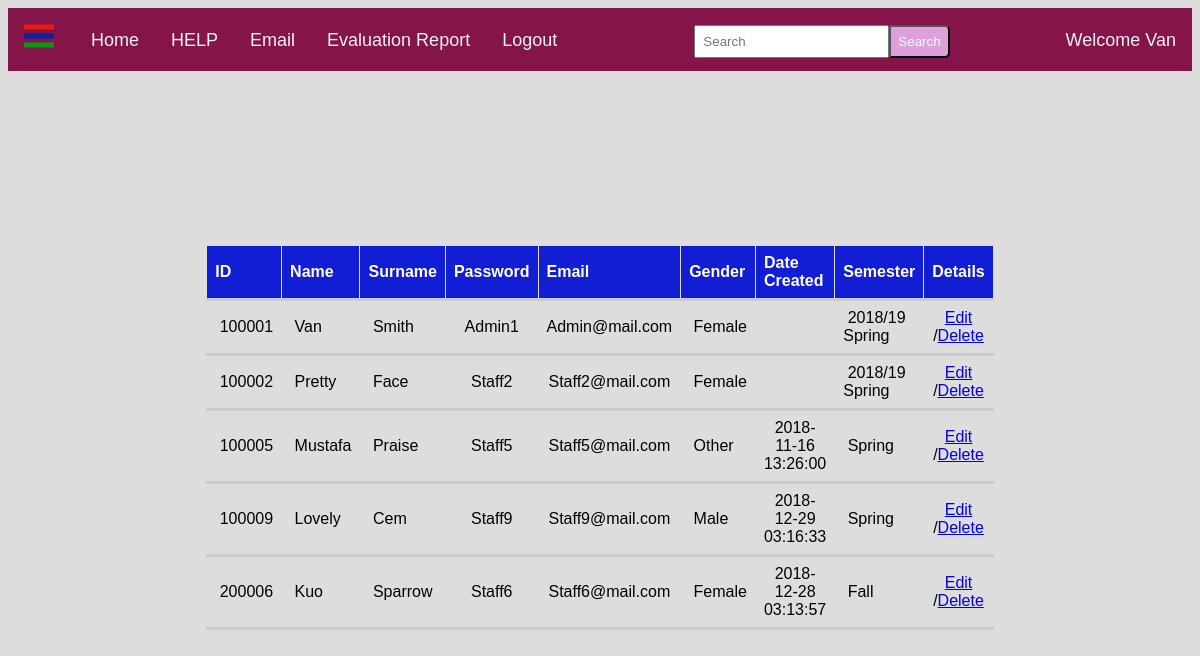
Page /com_memb_Details.php (signed in) on the committed database.
### tables this page shows
CREATE TABLE IF NOT EXISTS `staff` (
  `id` varchar(50) NOT NULL,
  `name` varchar(50) NOT NULL,
  `surname` varchar(50) NOT NULL,
  `password` varchar(50) NOT NULL,
  `gender` varchar(50) NOT NULL,
  `email` varchar(50) NOT NULL,
  `user_type` varchar(50) NOT NULL DEFAULT 'staff',
  `role` varchar(100) DEFAULT NULL,
  `course_code` varchar(50) DEFAULT 'itec403',
  `semester` varchar(50) DEFAULT NULL,
  `adv_count` varchar(250) DEFAULT NULL,
  `date_time` datetime DEFAULT NULL,
  PRIMARY KEY (`id`)
);

### com_memb_Details.php (the view, shortened to what this page needs)
<?php
if(!isset($_SESSION['user_id']))
	{
      header("location: login.php");
	}
elseif($_SESSION['user_type']!="admin")
	{
		echo "<script>
	alert('you are not an administrator');
	window.location.href='login.php';
	</script>";
	}
else
	{
		$id=$_SESSION['user_id'];
	}
?>
    <?php
	require_once "functions.php";
	require_once "dbconnect.php";
?>
<html>
<head>
  <link rel="stylesheet" href="style1.css">
</head>
<body>
  <nav class="nav_bar">
    <span class="open-slide">
      <a href="#" onclick="openSlideMenu()">
        <svg width="35" height="35">
            <path d="M0,5 30,5" stroke="#f01a0c" stroke-width="5"/>
            <path d="M0,14 30,14" stroke="#082599" stroke-width="5"/>
            <path d="M0,23 30,23" stroke="#08990f" stroke-width="5"/>
        </svg>
      </a>
    </span>
    <ul class="navbar1">
      <li><a href="adminIndex.php">Home</a></li>
	  <li><a href="adminmanual.php">HELP</a></li>
	  <li><a href="mail.php">Email</a></li>
	  <li><a href="#">Evaluation Report</a></li>
	  <li><a href="logout.php">Logout</a></li>
  <?php if($_SESSION['name'] != null){
	$nm = $_SESSION['name'];
	echo"<li style = 'float:right'><a href='#'>Welcome $nm</a></li>";}?>
    </ul>
<form class="search-form">
     <input type="text" placeholder="Search">
     <button>Search</button>
</form>
  </nav>
  <div id="main">
						<tr>
							 <td class="contentArea">
								<form method="post" name="formUserReg" id="formUserReg" action="com_memb_Details.php">
									<p>&nbsp;</p>
									<table width="100%" border="0" align="center" cellpadding="5" cellspacing="1" class="text">
										<table>
    <?php
			$sql = "SELECT *
			FROM staff
			WHERE role = 'committee_member' ";
				$result = mysqli_query($con, $sql);
					if(mysqli_num_rows($result)>0)
					{
						echo '<thead>
							<tr>
								<th> ID </th>
                                <th> Name </th>
                                <th> Surname </th>
								<th> Password </th>
                                <th> Email </th>
                                <th> Gender </th>
                                <th> Date Created </th>
                                <th> Semester </th>
								<th> Details </th>
							</tr>
						</thead>';
						while($row = mysqli_fetch_assoc($result))
							{
								extract($row);
		?>
								<tbody>
								  <td width="150">&nbsp;<?php echo ucwords($id); ?></td>
								  <td width="200">&nbsp;<?php echo ucwords($name); ?></td>
                                  <td width="200">&nbsp;<?php echo ucwords($surname); ?></td>
								  <td width="200" align="center"><?php echo ucwords($password); ?></td>
								  <td width ="200" align="center"><?php echo ucwords($email); ?></td>
                                  <td width="200">&nbsp;<?php echo ucwords($gender); ?></td>
								   <td width="200" align="center"><?php echo ucwords($date_time); ?></td>
                                   <td width="200">&nbsp;<?php echo ucwords($semester); ?></td>
								   <td  align="center"><a href="edit_com_memb.php?id=<?php echo $row['id']?>">Edit</a> /<a href="com_memb_Details.php?id='<?php echo $id?>'"onclick="return confirm('Are you sure?')">Delete</a>
								</td>
								</tbody>
											<?php
											}
										}
											else{
												echo "  Sorry no records found ";
												}
											?>
								</table>
						</table>
					</form>
				</td>
			</tr>
</body>
</html>

### style1.css (style rules this page uses)
body { font-family:"Arial", Serif; background-color:#DDDDDD; overflow-x: auto; }
.nav_bar { background-color:#85144b; overflow:hidden; height:63px; }
.nav_bar a { float: left; display:block; color:#f2f2f2; text-align:center; padding:14px 16px; text-decoration:none; font-size:18px; }
.nav_bar ul { margin:8px 0 0 0; list-style:none; }
.search-form { margin-top:9px; float:right; margin-right:100px; }
input[type=text] { padding:7px; border:noon; font-size:16px font-family:sans-serif; }

### com_memb_Details.php (style rules this page uses)
table { width: 60%; margin: 70px auto; border-collapse: collapse; font-family: "Trebuchet MS", Arial, Helvetica, sans-serif; border-collapse: collapse; }
tr { border-bottom: 3px solid #cbcbcb; }
th { font-size: 16px; padding-top: 12px; padding-bottom: 12px; text-align: left; background-color: #121ED4; color: white; }
th, td { height: 30px; border: 1px solid #ddd; padding: 8px; }

### rows in the picture
staff: id "100001", name "Van", surname "Smith", password "Admin1", email "Admin@mail.com", gender "Female", semester "2018/19 Spring"
staff: id "100002", name "Pretty", surname "Face", password "Staff2", email "Staff2@mail.com", gender "Female", semester "2018/19 Spring"
staff: id "100005", name "Mustafa", surname "Praise", password "Staff5", email "Staff5@mail.com", gender "Other", date_time "2018-11-16 13:26:00", semester "Spring"
staff: id "100009", name "Lovely", surname "Cem", password "Staff9", email "Staff9@mail.com", gender "Male", date_time "2018-12-29 03:16:33", semester "Spring"
staff: id "200006", name "Kuo", surname "Sparrow", password "Staff6", email "Staff6@mail.com", gender "Female", date_time "2018-12-28 03:13:57", semester "Fall"

### other values in the picture
$nm "Van"
